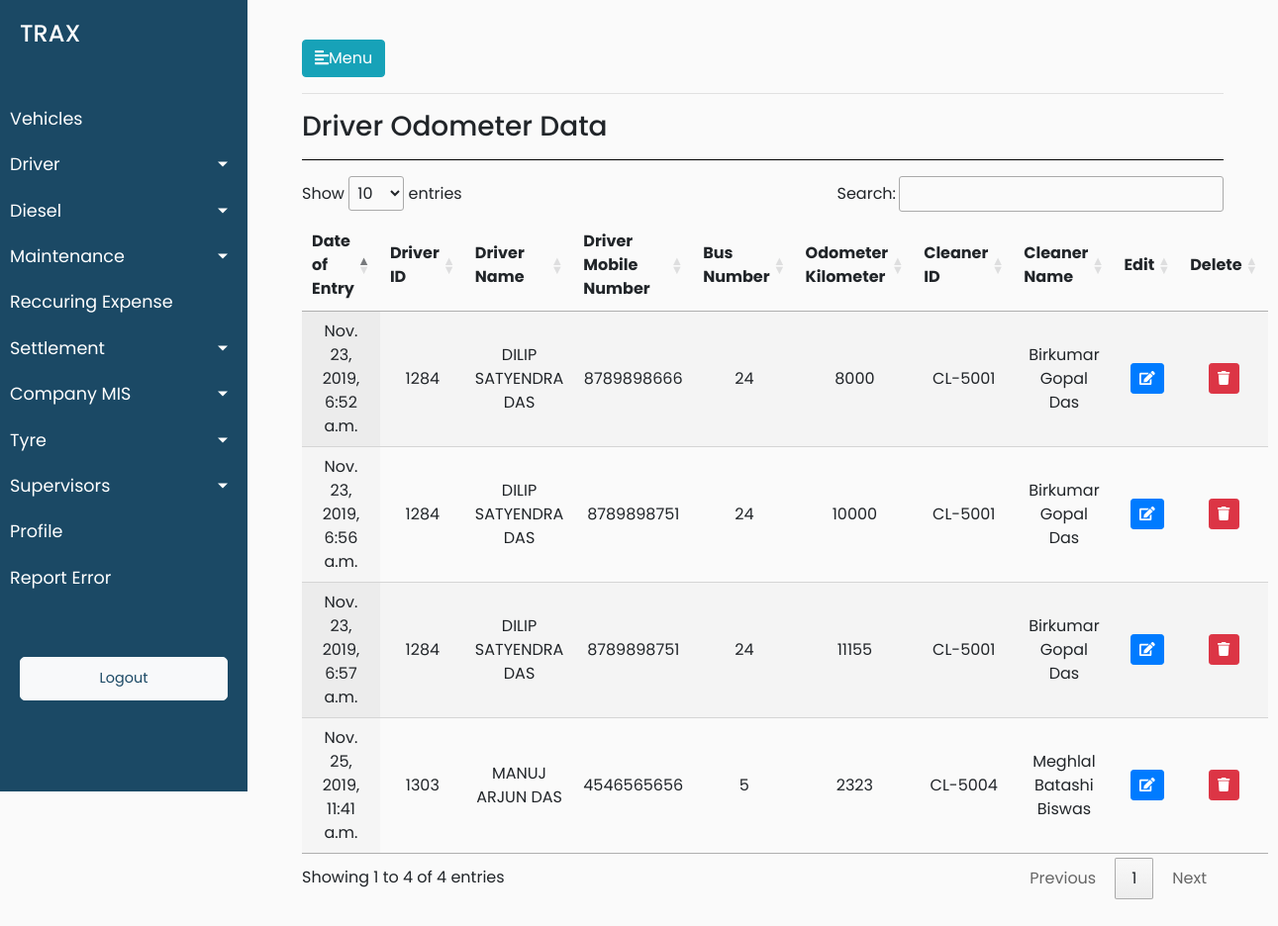
Screenshot of /driver/driver_odometer with the database file from the repository.
### trax_vehicle_manager_data/models.py (models this page shows, shortened)
class Drivers_Odometer_Data(models.Model):
        drivers_odometer_data_date_of_entry = models.DateTimeField(default=timezone.now)
        drivers_odometer_data_driver_id = models.ForeignKey(Drivers, on_delete = models.CASCADE)
        drivers_odometer_data_mobile_number = models.CharField(max_length=12,blank=True)
        drivers_odometer_data_vehicle_number = models.ForeignKey(Vehicles, on_delete = models.CASCADE,blank=True, null=True)
        drivers_odometer_data_odometer_kilometer = models.CharField(max_length=12,blank=True)
        drivers_odometer_data_cleaner_id = models.ForeignKey(Cleaners, on_delete = models.CASCADE,blank=True, null=True)
        class Meta:
                verbose_name_plural = "Drivers Odometer List"
                verbose_name = "Driver's Odometer"

class Drivers(models.Model):
        driver_reference_no = models.IntegerField()
        driver_driver_name = models.CharField(max_length=264,default="")
        driver_vehicle_short_number = models.CharField(max_length=12,blank=True)
        driver_vehicle_number = models.CharField(max_length=12,blank=True)
        driver_vehicle_type = models.CharField(max_length=264,blank=True)
        vehicle_type_of_module = models.CharField(max_length=264,blank=True)
        driver_joining_date = models.DateTimeField(default=timezone.now)
        driver_license_number = models.CharField(max_length=264,blank=True)
        driver_aadhar_number = models.CharField(max_length=264,blank=True,default="")
        driver_contact_number = models.CharField(max_length=264,blank=True,default="")
        driver_pan_number = models.CharField(max_length=264,blank=True,default="")
        driver_address_proof = models.CharField(max_length=264,blank=True,default="")
        driver_photoid_proof = models.CharField(max_length=264,blank=True,default="")
        driver_driver_bank_name = models.CharField(max_length=264,default="")
        driver_bank_name = models.CharField(max_length=264,blank=True,default="")
        driver_bank_account_number = models.CharField(max_length=264,blank=True)
        driver_ban_ifsc_code = models.CharField(max_length=264,blank=True,default="")
        driver_bank_branch = models.CharField(max_length=264,blank=True,default="")
        driver_alternate_contact_number=models.CharField(max_length=264,blank=True,default="")
        driver_license_residence_address=models.CharField(max_length=264,blank=True,default="")
        driver_aadhar_card_residence_address=models.CharField(max_length=264,blank=True,default="")
        driver_years_of_experience = models.CharField(max_length=264,blank=True,default="")
        driver_last_employer_name = models.CharField(max_length=264,blank=True,default="")
        driver_years_with_kruze_or_aaron = models.CharField(max_length=264,blank=True,default="")
        def __str__(self):
                return str(self.driver_reference_no)

class Vehicles(models.Model):
        vehicle_ownership_choices = (('ATPL','ATPL'),('AT','AT'),('CT','CT'))
        vehicle_ownership_name = models.CharField(choices=vehicle_ownership_choices,max_length=900,default="AT")
        vehicle_id = models.CharField(max_length=900,blank=True)
        vehicle_number = models.CharField(max_length=900,blank=True)
        vehicle_card_number = models.CharField(max_length=900,blank=True)
        vehicle_seating_capacity = models.CharField(max_length=900,blank=True)
        minimum_average = models.CharField(max_length=900,blank=True)
        incremental_average = models.CharField(max_length=900,blank=True)
        vehicle_current_status = models.CharField(max_length=900,blank=True)
        vehicle_buying_date = models.DateTimeField(blank=True)
        vehicle_type = models.CharField(max_length=900,blank=True)
        vehicle_ownership = models.CharField(max_length=900,blank=True)
        vehicle_ownership_details = models.CharField(max_length=900,blank=True)
        vehicle_manufacturer = models.CharField(max_length=900,blank=True)
        vehicle_registered_number = models.CharField(max_length=900,blank=True)
        driver_id = models.ForeignKey(Drivers, on_delete = models.CASCADE)
        cleaner_id = models.ForeignKey(Cleaners, on_delete = models.CASCADE)
        def __str__(self):
            return str(self.pk)
        class Meta:
                verbose_name_plural = "Vehicles Master List"
                verbose_name = "Vehicle"

class Cleaners(models.Model):
    cleaner_Id = models.CharField(max_length=900,blank=True)
    cleaner_Name = models.CharField(max_length=900,blank=True)
    cleaner_Age = models.CharField(max_length=900,blank=True)
    cleaner_License_Number = models.CharField(max_length=900,blank=True)
    cleaner_Address = models.CharField(max_length=900,blank=True)
    cleaner_Contact_Number = models.CharField(max_length=900,blank=True)
    cleaner_Salary = models.CharField(max_length=900,blank=True)
    cleaner_joining_date = models.DateTimeField(blank=True)
    cleaner_aadhar_number = models.CharField(max_length=900,blank=True)
    cleaner_pan_number = models.CharField(max_length=900,blank=True)
    cleaner_alternate_contact_number = models.CharField(max_length=900,blank=True)
    cleaner_address_proof = models.CharField(max_length=900,blank=True)
    cleaner_photo_id_proof = models.CharField(max_length=900,blank=True)
    class Meta:
        verbose_name_plural = "Cleaners Master List"
        verbose_name = "Cleaner"

### trax_vehicle_manager_data/views.py (the view)
# urls.py: path('driver/driver_odometer',views.driver_odometer,name='driver_odometer'),
def driver_odometer(request):
    driver_odometer_objects = Drivers_Odometer_Data.objects.all()
    data = {'driver_odometer_list': driver_odometer_objects}
    return render(request,'trax_vehicle_manager_data/driver_odometer.html',data)

### trax_vehicle_manager_data/templates/trax_vehicle_manager_data/driver_odometer.html (shortened to what this page needs)
{% extends 'trax_vehicle_manager_data/base.html' %}
{% load static %}
{% block stylesheets %}
<link rel="stylesheet" href="//cdn.datatables.net/1.10.19/css/jquery.dataTables.min.css">
{% endblock stylesheets %}
{% block content %}
<hr>
<h3>Driver Odometer Data</h3>
<hr style="background-color: black">
<div>
    <table id="test_table" class="display" style="width:100%;text-align: center">
        <thead>
            <tr>
                <th>Date of Entry</th>
                <th>Driver ID</th>
                <th>Driver Name</th>
                <th>Driver Mobile Number</th>
                <th>Bus Number</th>
                <th>Odometer Kilometer</th>
                <th>Cleaner ID</th>
                <th>Cleaner Name</th>
                <th>Edit</th>
                <th>Delete</th>
            </tr>
        </thead>
        <tbody>
            {% for odometer in driver_odometer_list %}
            <tr>
                <td>{{odometer.drivers_odometer_data_date_of_entry}}</td>
                <td>{{odometer.drivers_odometer_data_driver_id}}</td>
                <td>{{odometer.drivers_odometer_data_driver_id.driver_driver_name}}</td>
                <td>{{odometer.drivers_odometer_data_mobile_number}}</td>
                <td>{{odometer.drivers_odometer_data_vehicle_number}}</td>
                <td>{{odometer.drivers_odometer_data_odometer_kilometer}}</td>
                <td>{{odometer.drivers_odometer_data_cleaner_id.cleaner_Id}}</td>
                <td>{{odometer.drivers_odometer_data_cleaner_id.cleaner_Name}}</td>
                <td>
					<button type="button" class="update-data-entered btn btn-sm btn-primary" data-id="{% url 'trax_vehicle_manager_data:update_driver_odometer_data' pk=odometer.pk  %}">
					<span class="fa fa-edit"></span>
					</button>
				</td>
				<td>
					<button type="button" class="delete-data-entered btn btn-sm btn-danger" data-id="{% url 'trax_vehicle_manager_data:delete_driver_odometer_data' pk=odometer.pk  %}">
					<span class="fa fa-trash"></span>
					</button>
				</td>
            </tr>
            {% endfor %}
        </tbody>
    </table>
</div>
{% endblock %}

### trax_vehicle_manager_data/static/trax_vehicle_manager_data/style.css (style rules this page uses)
body { font-family: 'Poppins', sans-serif; background: #fafafa; }
#test_table { text-align: center; }

### rows the page displays
Drivers_Odometer_Data: drivers_odometer_data_date_of_entry "Nov. 23, 2019, 6:52 a.m.", drivers_odometer_data_driver_id "1284", drivers_odometer_data_driver_id.driver_driver_name "DILIP SATYENDRA DAS", drivers_odometer_data_mobile_number "8789898666", drivers_odometer_data_vehicle_number "24", drivers_odometer_data_odometer_kilometer "8000", drivers_odometer_data_cleaner_id.cleaner_Id "CL-5001", drivers_odometer_data_cleaner_id.cleaner_Name "Birkumar Gopal Das"
Drivers_Odometer_Data: drivers_odometer_data_date_of_entry "Nov. 23, 2019, 6:56 a.m.", drivers_odometer_data_driver_id "1284", drivers_odometer_data_driver_id.driver_driver_name "DILIP SATYENDRA DAS", drivers_odometer_data_mobile_number "8789898751", drivers_odometer_data_vehicle_number "24", drivers_odometer_data_odometer_kilometer "10000", drivers_odometer_data_cleaner_id.cleaner_Id "CL-5001", drivers_odometer_data_cleaner_id.cleaner_Name "Birkumar Gopal Das"
Drivers_Odometer_Data: drivers_odometer_data_date_of_entry "Nov. 23, 2019, 6:57 a.m.", drivers_odometer_data_driver_id "1284", drivers_odometer_data_driver_id.driver_driver_name "DILIP SATYENDRA DAS", drivers_odometer_data_mobile_number "8789898751", drivers_odometer_data_vehicle_number "24", drivers_odometer_data_odometer_kilometer "11155", drivers_odometer_data_cleaner_id.cleaner_Id "CL-5001", drivers_odometer_data_cleaner_id.cleaner_Name "Birkumar Gopal Das"
Drivers_Odometer_Data: drivers_odometer_data_date_of_entry "Nov. 25, 2019, 11:41 a.m.", drivers_odometer_data_driver_id "1303", drivers_odometer_data_driver_id.driver_driver_name "MANUJ ARJUN DAS", drivers_odometer_data_mobile_number "4546565656", drivers_odometer_data_vehicle_number "5", drivers_odometer_data_odometer_kilometer "2323", drivers_odometer_data_cleaner_id.cleaner_Id "CL-5004", drivers_odometer_data_cleaner_id.cleaner_Name "Meghlal Batashi Biswas"
